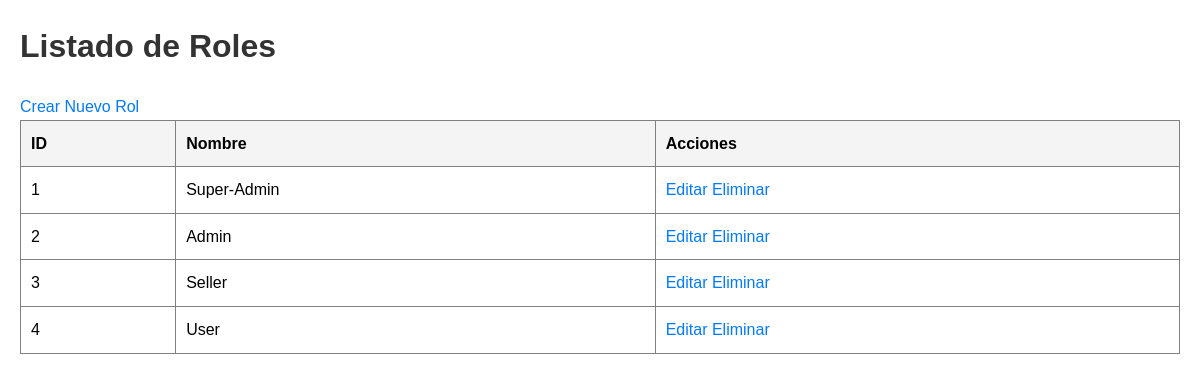
Page /index.php?c=RoleController&a=main (signed in) on the committed database.
### tables this page shows
CREATE TABLE `rol` (
  `id_rol` int NOT NULL COMMENT 'identificador unico de cada rol',
  `name_rol` varchar(50) NOT NULL COMMENT 'nombre unico de cada rol'
);

### controllers/RoleController.php (called while the page is built, shortened)
<?php
require_once 'models/RoleModel.php';
class RoleController
{
    private $roleModel;
    public function __construct()
    {
        $db = new Database();
        $this->roleModel = new RoleModel($db->getConnection());
    }
    public function main()
    {
        $roles = $this->roleModel->getAllRoles();
        require_once 'views/rol/admin/dashboard/rol/read_roles.php';
    }
}
?>

### models/Database.php (called while the page is built)
<?php
class Database
{
    private $host = 'localhost';
    private $dbname = 'ecomerce';
    private $username = 'root';
    private $password = '';
    private $pdo;
    public function __construct()
    {
        try {
            $dsn = "mysql:host={$this->host};dbname={$this->dbname};charset=utf8mb4";
            $this->pdo = new PDO($dsn, $this->username, $this->password);
            $this->pdo->setAttribute(PDO::ATTR_ERRMODE, PDO::ERRMODE_EXCEPTION);
            $this->pdo->setAttribute(PDO::ATTR_DEFAULT_FETCH_MODE, PDO::FETCH_ASSOC);
        } catch (PDOException $e) {
            die("Error de conexión: " . $e->getMessage());
        }
    }
    public function getConnection()
    {
        return $this->pdo;
    }
}
?>

### models/RoleModel.php (called while the page is built, shortened)
<?php
require_once 'Database.php';
class RoleModel
{
    private $id_rol;
    private $name_rol;
    private $db;
    public function __construct($pdo)
    {
        $this->db = $pdo;
    }
    public function getIdRol()
    {
        return $this->id_rol;
    }
    public function setIdRol($id_rol)
    {
        $this->id_rol = $id_rol;
    }
    public function getNameRol()
    {
        return $this->name_rol;
    }
    public function setNameRol($name_rol)
    {
        $this->name_rol = $name_rol;
    }
    public function getAllRoles()
    {
        $query = "SELECT * FROM rol";
        $stmt = $this->db->prepare($query);
        $stmt->execute();
        $roles = [];
        while ($row = $stmt->fetch(PDO::FETCH_ASSOC)) {
            $role = new RoleModel($this->db);
            $role->setIdRol($row['id_rol']);
            $role->setNameRol($row['name_rol']);
            $roles[] = $role;
        }
        return $roles;
    }
}
?>

### views/rol/admin/dashboard/rol/read_roles.php (the view, shortened to what this page needs)
<!DOCTYPE html>
<html lang="en">
<head>
    <link rel="stylesheet" href="/assets/css/styles.css">
</head>
<body>
    <h1>Listado de Roles</h1>
    <a href="index.php?c=RoleController&a=create">Crear Nuevo Rol</a>
    <table border="1">
        <thead>
            <tr>
                <th>ID</th>
                <th>Nombre</th>
                <th>Acciones</th>
            </tr>
        </thead>
        <tbody>
            <?php foreach ($roles as $rol): ?>
                <tr>
                    <td><?= htmlspecialchars($rol->getIdRol()) ?></td>
                    <td><?= htmlspecialchars($rol->getNameRol()) ?></td>
                    <td>
                        <a href="index.php?c=RoleController&a=update&id=<?= htmlspecialchars($rol->getIdRol()) ?>">Editar</a>
                        <a href="#" class="delete-role" data-id="<?= htmlspecialchars($rol->getIdRol()) ?>" data-name="<?= htmlspecialchars($rol->getNameRol()) ?>">Eliminar</a>
                    </td>
                </tr>
            <?php endforeach; ?>
        </tbody>
    </table>
    <link rel="stylesheet" href="https://cdn.jsdelivr.net/npm/sweetalert2@11/dist/sweetalert2.min.css">
</body>
</html>

### assets/css/styles.css (style rules this page uses)
body { font-family: Arial, sans-serif; margin: 20px; padding: 0; line-height: 1.6; }
h1 { color: #333; }
table { width: 100%; border-collapse: collapse; margin-bottom: 20px; }
table th, table td { padding: 10px; text-align: left; }
table th { background-color: #f4f4f4; }
a { color: #007BFF; text-decoration: none; }

### rows in the picture
rol: id_rol "1", name_rol "Super-Admin"
rol: id_rol "2", name_rol "Admin"
rol: id_rol "3", name_rol "Seller"
rol: id_rol "4", name_rol "User"
